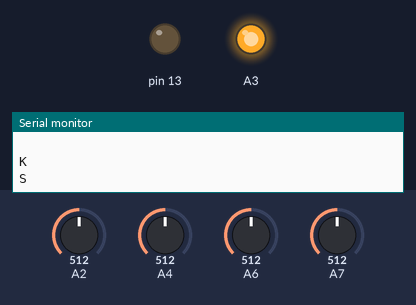
Recording of a sketch running on a simulated Arduino Nano, built with avr-gcc and run on an emulated ATmega328P. Parts: output pins drawn as LEDs (lit = HIGH), the last lines printed to the serial monitor. Inputs (shaded band) come from the test bench; at power-on: A6 = 512, A7 = 512, A2 = 512, A4 = 512.

Above: at 1.2 s.
1.3 s: A6 set to 716
2.8 s: A7 set to 716
4.3 s: A2 set to 54
5.8 s: A4 set to 62
7.3 s: A4 set to 55
At 8.5 s:
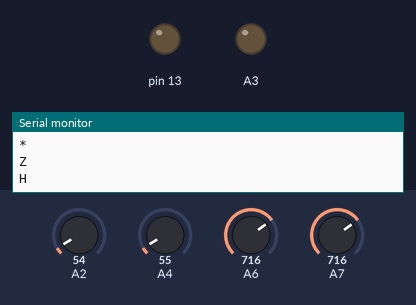
8.8 s: A4 set to 74
At 9.6 s:
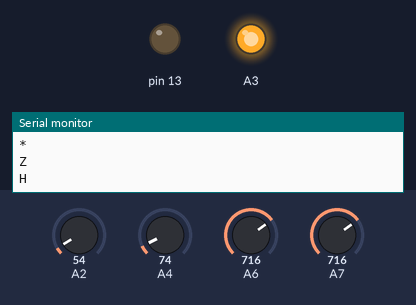
Timing chart, 0 to 11.3 s (numbered marks = the images above; inputs shaded):
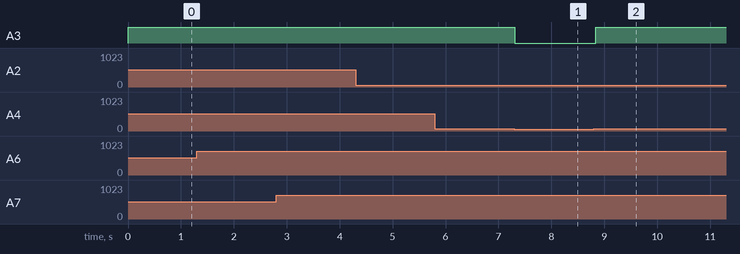

The sketch:

Ghini_remote.ino
```cpp
/*
               GHINI REMOTE PROTOCOL  13/3/2022
               ghini remote update : values updated after modification of remote
*/

int mtrspeed, steer, light, park, strangleint, parkkey, lightkey,mtrcntrf=430,mtrcntrb=560,strcntrr=420,strcntrl=700;
char mtrvalue, strvalue, strangle, parkvalue = 'x', lightvalue = 'w', mtrspeedchar;
void setup() {
  pinMode(A6, INPUT);
  pinMode(A7, INPUT);
  pinMode(A2, INPUT);
  pinMode(A3, OUTPUT);
  pinMode(13, OUTPUT);
  digitalWrite(A3, 1);
  Serial.begin(9600);
}

void loop() {

  mtrspeed = analogRead(A6);
  steer = analogRead(A7);
  light = analogRead(A4);
  park = analogRead(A2);

  // Serial.print("mtr :");
  // Serial.println(mtrspeed);
  // Serial.print("steer");
  // Serial.println(steer);


  if (mtrspeed <= mtrcntrf) {         //  check for forward
    mtrvalue = 'F';                       // and speed accordingly
    mtrspeed = map(mtrspeed, mtrcntrf, 0, 32, 64);
  }
  else if (mtrspeed >= mtrcntrb) {    //check for backward
    mtrvalue = 'B';                         // and speed accordingly
    mtrspeed = map(mtrspeed, mtrcntrb, 1015, 32, 64);
  }
  else {
    mtrvalue = 'S';                      // else speed
    mtrspeed = 32;
  }
  if (mtrspeed > 64)
    mtrspeed = 64;
  if (mtrspeed < 32)
    mtrspeed = 32;
  mtrspeedchar = char(mtrspeed);
  Serial.println(mtrspeedchar);               // sending motor speed
  /// Serial.print("steer=");
  ////Serial.println(steer);
  if (steer >= strcntrl) {                  //check for right
    strvalue = 'L';
    strangleint = map(steer, strcntrl, 1000, 89, 113); //and angle int value
  }
  else if (steer <= strcntrr) {              // check for left
    strvalue = 'R';
    strangleint = map(steer, 0, strcntrr, 113, 89); // and angle int value
  }
  else {
    strvalue = 'S';
    strangleint = 75;
  }


  if ((strangleint < 89) && (strangleint != 75))
    strangleint = 89;
  else if (strangleint == 75)
    strangleint = 75;

  else if (strangleint > 113)
    strangleint = 113;
  strangle = char (strangleint);
  Serial.println(strangle);             // and sending angle value in char


  if ((mtrvalue == 'F') && (strvalue == 'S')) { // from here
    Serial.println('F');
    parkvalue = 'x';
    lightvalue = 'w';
  }
  else if ((mtrvalue == 'F') && (strvalue == 'R')) {
    Serial.println('I');
    parkvalue = 'x';
    lightvalue = 'w';
  }
  else if ((mtrvalue == 'F') && (strvalue == 'L')) {
    Serial.println('G');
    parkvalue = 'x';
    lightvalue = 'w';
  }
  else if ((mtrvalue == 'B') && (strvalue == 'L')) {
    Serial.println('H');
    parkvalue = 'x';
    lightvalue = 'w';
  }
  else if ((mtrvalue == 'B') && (strvalue == 'R')) { //  sending mode values
    Serial.println('J');
    parkvalue = 'x';
    lightvalue = 'w';
  }
  else if ((mtrvalue == 'B') && (strvalue == 'S')) {
    Serial.println('B');
    parkvalue = 'x';
    lightvalue = 'w';
  }
  else if ((mtrvalue == 'S') && (strvalue == 'L')) {
    Serial.println('L');
    parkvalue = 'x';
    lightvalue = 'w';
  }
  else if ((mtrvalue == 'S') && (strvalue == 'R')) {
    Serial.println('R');
    parkvalue = 'x';
    lightvalue = 'w';
  }                                             //  to here
  else
    Serial.println('S');


  if (park > 60)
    parkkey = 1;                          // creating key for switch so that use signal only once.
  if (parkkey == 1) {
    if (park < 60) {
      if (parkvalue == 'x') {
        Serial.println('X');             // if off then on
        parkvalue = 'X';
      }
      else {
        Serial.println('x');              // if on then off
        parkvalue = 'x';
      }
      parkkey = 0;
    }
  }

  if (light > 60)
    lightkey = 1;                        // creating ey for switch so that use signal only once.
  if (lightkey == 1) {
    if (light < 60) {
      if (lightvalue == 'w') {
        Serial.println('W');             // if off then on
        lightvalue = 'W';
      }
      else {
        Serial.println('w');
        lightvalue = 'w';                 // if on then off
      }
      lightkey = 0;
    }
  }

  if ((park < 60) && (light < 60))
    digitalWrite(A3, 0);
  else
    digitalWrite(A3, 1);
  delay(69);
}
```

Measured:
- the behaviour switches between 60 and 59 on A4 (found by bisection; images 0 and 1)
- after the input at 7.3 s, A3: HIGH → LOW at once
- after the input at 8.8 s, A3: LOW → HIGH at once
